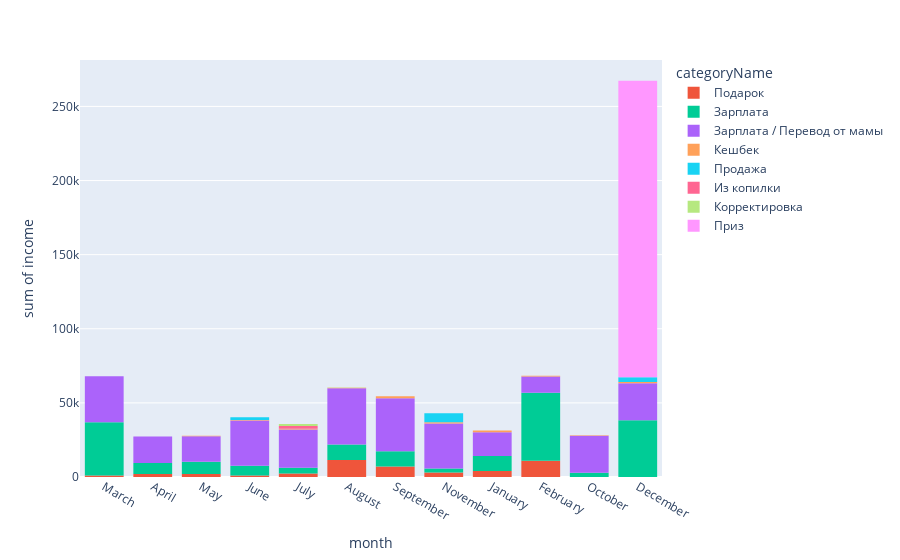

The cell this chart's notebook holds for it:
### Code cell
plot_data = data.groupby(['month', 'categoryName'], as_index=False) \
                .agg({'income':'sum'}) \
                .sort_values(by='income', ascending=True)

px.histogram(data_frame=data, x='month', y='income', color='categoryName')

### Figure 1 — Plotly figure (JSON) as saved in the notebook; plotly's stock layout.template omitted (floating-point values rounded to 4 significant figures)
{"data": [{"alignmentgroup": "True", "bingroup": "x", "histfunc": "sum", "hovertemplate": "categoryName=Подарок<br>month=%{x}<br>sum of income=%{y}<extra></extra>", "legendgroup": "Подарок", "marker": {"color": "#EF553B", "pattern": {"shape": ""}}, "name": "Подарок", "offsetgroup": "Подарок", "orientation": "v", "showlegend": true, "type": "histogram", "x": ["March", "April", "April", "April", "May", "May", "June", "July", "July", "July", "August", "August", "August", "September", "November", "January", "January", "February", "February"], "xaxis": "x", "y": [1000, 1000, 100, 1000, 1000, 1000, 1000, 1000, 300, 1000, 10000, 1000, 500, 7000, 3000, 2000, 2000, 5960, 5000], "yaxis": "y"}, {"alignmentgroup": "True", "bingroup": "x", "histfunc": "sum", "hovertemplate": "categoryName=Зарплата<br>month=%{x}<br>sum of income=%{y}<extra></extra>", "legendgroup": "Зарплата", "marker": {"color": "#00cc96", "pattern": {"shape": ""}}, "name": "Зарплата", "offsetgroup": "Зарплата", "orientation": "v", "showlegend": true, "type": "histogram", "x": ["April", "May", "May", "May", "May", "June", "July", "August", "September", "September", "October", "October", "November", "November", "December", "December", "December", "December", "January", "January", "February", "February", "February", "March", "March", "March"], "xaxis": "x", "y": [7350, 550, 7039, 270, 450, 6568.0, 4011.0, 10490, 1260, 9033, 2539, 350, 163.2, 2539, 2539, 16570.0, 2539, 16570.0, 5000, 5239.0, 24560.0, 2139, 19140, 15660, 2139, 18087], "yaxis": "y"}, {"alignmentgroup": "True", "bingroup": "x", "histfunc": "sum", "hovertemplate": "categoryName=Зарплата / Перевод от мамы<br>month=%{x}<br>sum of income=%{y}<extra></extra>", "legendgroup": "Зарплата / Перевод от мамы", "marker": {"color": "#ab63fa", "pattern": {"shape": ""}}, "name": "Зарплата / Перевод от мамы", "offsetgroup": "Зарплата / Перевод от мамы", "orientation": "v", "showlegend": true, "type": "histogram", "x": ["April", "April", "April", "April", "April", "April", "May", "May", "May", "May", "May", "May", "June", "June", "June", "June", "June", "June", "June", "June", "July", "July", "July", "July", "July", "July", "July", "July", "July", "July", "August", "August", "August", "August", "August", "August", "September", "September", "September", "September", "September", "September", "September", "October", "October", "October", "October", "October", "November", "November", "November", "November", "November", "November", "December", "December", "December", "December", "December", "December", "January", "January", "January", "January", "February", "February", "February", "February", "March", "March", "March", "March"], "xaxis": "x", "y": [3900, 5000, 3000, 910, 3000, 2000, 906, 5700, 290.0, 4500, 5000, 811, 3000, 5000, 3800, 3300, 5000, 2000, 3410, 5000, 3000, 3000, 1500, 1500, 4500, 2000, 5000, 1000, 1235, 3000, 2957, 15000, 5000, 5000, 5000, 5000, 5000, 10000, 2960, 800, 7000, 5000, 5000, 5000, 5000, 5000, 5000, 5000, 5000, 5000, 5461, 5000, 5000, 5000, 3000, 2000, 5000, 5000, 4960, 5000, 5000, 3000, 3000, 5000, 2000, 3000, 3000, 3000, 5000, 3000, 3000, 20000], "yaxis": "y"}, {"alignmentgroup": "True", "bingroup": "x", "histfunc": "sum", "hovertemplate": "categoryName=Кешбек<br>month=%{x}<br>sum of income=%{y}<extra></extra>", "legendgroup": "Кешбек", "marker": {"color": "#FFA15A", "pattern": {"shape": ""}}, "name": "Кешбек", "offsetgroup": "Кешбек", "orientation": "v", "showlegend": true, "type": "histogram", "x": ["May", "June", "July", "August", "August", "September", "October", "November", "December", "December", "January", "February", "February", "February", "February", "March"], "xaxis": "x", "y": [304, 364.3, 492.8, 191.5, 26.8, 1460.0, 282, 839, 407.4, 561, 1135, 419.8, 25.89, 54.78, 54.82, 54], "yaxis": "y"}, {"alignmentgroup": "True", "bingroup": "x", "histfunc": "sum", "hovertemplate": "categoryName=Продажа<br>month=%{x}<br>sum of income=%{y}<extra></extra>", "legendgroup": "Продажа", "marker": {"color": "#19d3f3", "pattern": {"shape": ""}}, "name": "Продажа", "offsetgroup": "Продажа", "orientation": "v", "showlegend": true, "type": "histogram", "x": ["June", "June", "November", "December"], "xaxis": "x", "y": [700, 1100, 6000, 3100], "yaxis": "y"}, {"alignmentgroup": "True", "bingroup": "x", "histfunc": "sum", "hovertemplate": "categoryName=Из копилки<br>month=%{x}<br>sum of income=%{y}<extra></extra>", "legendgroup": "Из копилки", "marker": {"color": "#FF6692", "pattern": {"shape": ""}}, "name": "Из копилки", "offsetgroup": "Из копилки", "orientation": "v", "showlegend": true, "type": "histogram", "x": ["July", "July"], "xaxis": "x", "y": [1500, 400], "yaxis": "y"}, {"alignmentgroup": "True", "bingroup": "x", "histfunc": "sum", "hovertemplate": "categoryName=Корректировка<br>month=%{x}<br>sum of income=%{y}<extra></extra>", "legendgroup": "Корректировка", "marker": {"color": "#B6E880", "pattern": {"shape": ""}}, "name": "Корректировка", "offsetgroup": "Корректировка", "orientation": "v", "showlegend": true, "type": "histogram", "x": ["July", "August"], "xaxis": "x", "y": [1232, 200], "yaxis": "y"}, {"alignmentgroup": "True", "bingroup": "x", "histfunc": "sum", "hovertemplate": "categoryName=Приз<br>month=%{x}<br>sum of income=%{y}<extra></extra>", "legendgroup": "Приз", "marker": {"color": "#FF97FF", "pattern": {"shape": ""}}, "name": "Приз", "offsetgroup": "Приз", "orientation": "v", "showlegend": true, "type": "histogram", "x": ["December"], "xaxis": "x", "y": [200000], "yaxis": "y"}], "layout": {"barmode": "relative", "legend": {"title": {"text": "categoryName"}, "tracegroupgap": 0}, "margin": {"t": 60}, "xaxis": {"anchor": "y", "domain": [0, 1], "title": {"text": "month"}}, "yaxis": {"anchor": "x", "domain": [0, 1], "title": {"text": "sum of income"}}}}
